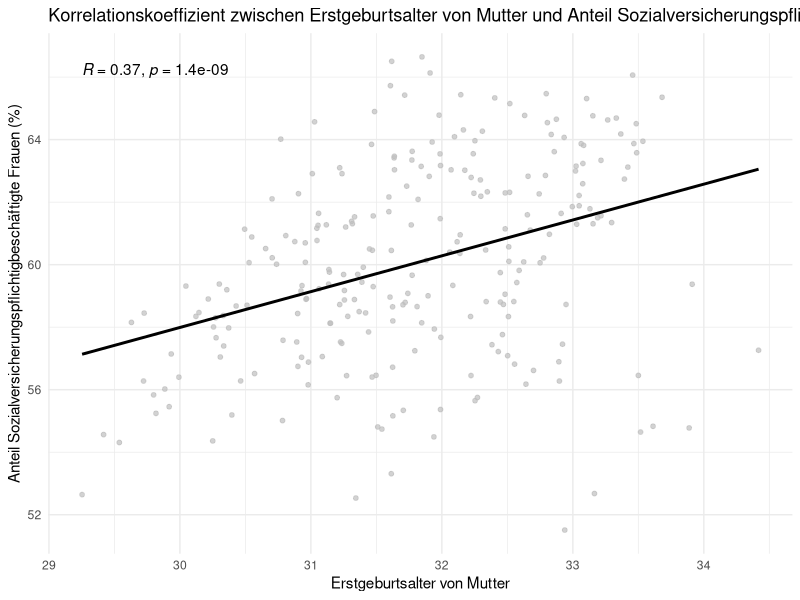
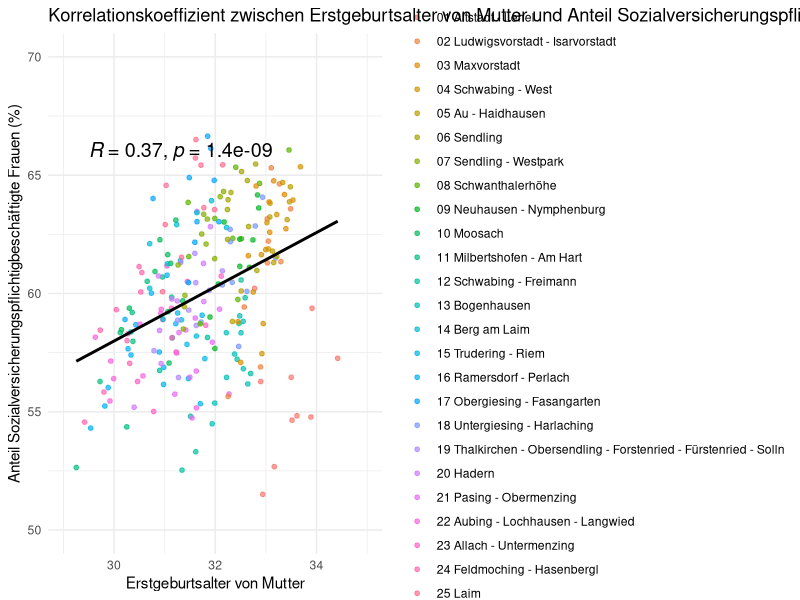
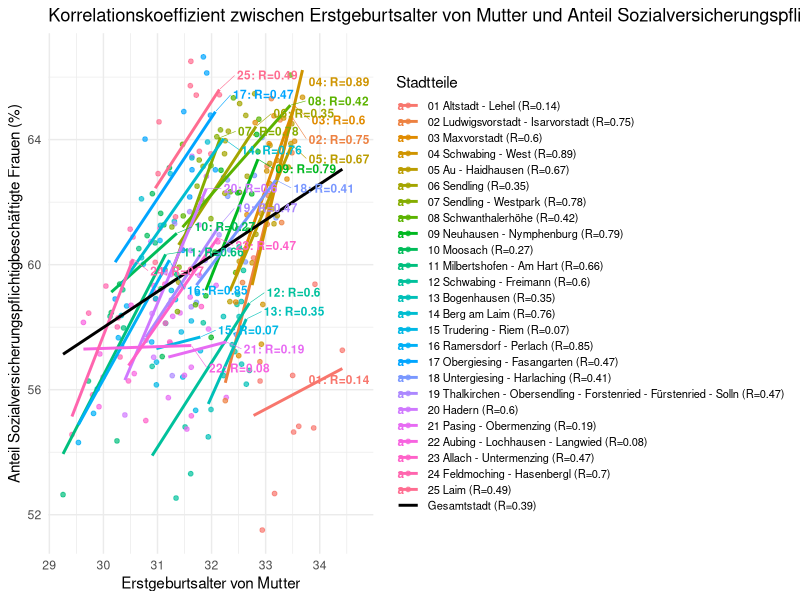

These figures' R source, in order:
library(readxl)
library(tidyverse)
library(ggpubr)

export_be <- read_excel("data/raw/export_be.xlsx")
be_sheet <- read_excel("data/raw/export_be.xlsx", sheet = "BEVÖLKERUNG")

export_ar <- read_excel("data/raw/export_ar.xlsx")
ar_sheet <- read_excel("data/raw/export_ar.xlsx", sheet = "ARBEITSMARKT")


all_districts_and_city <- be_sheet %>%
  filter(
    Indikator == "Durchschnittsalter Mütter erstgebärend",
    Ausprägung == "insgesamt"
  ) %>%
  mutate(
    mean_age = `Basiswert 1` / `Basiswert 2`
  )

Sozialversicherungspflichtig_Beschäftigte_anteil_frau <- ar_sheet %>%
  filter(
    Indikator == "Sozialversicherungspflichtig Beschäftigte - Anteil",
    Ausprägung == "weiblich"
  ) %>%
  mutate(
    anteil = 100 * `Basiswert 1` / `Basiswert 2`
  )


korrelations_daten <- inner_join(
  all_districts_and_city, 
  Sozialversicherungspflichtig_Beschäftigte_anteil_frau, 
  by = c("Raumbezug", "Jahr")
)

korrelations_daten_clean <- korrelations_daten %>%
  filter(Raumbezug != "Stadt München")

ggplot(korrelations_daten_clean, aes(x = mean_age, y = anteil)) +
  geom_point(size = 1.3, color = "grey", alpha = 0.7) +
  geom_smooth(method = "lm", color = "black", se = FALSE, linewidth = 1) +
  stat_cor(label.x.npc = "left", label.y.npc = "top") + 
  labs(
    title = "Korrelationskoeffizient zwischen Erstgeburtsalter von Mutter und Anteil Sozialversicherungspflichtigbeschäftigte Frauen(Spearman)",
    x = "Erstgeburtsalter von Mutter",
    y = "Anteil Sozialversicherungspflichtigbeschäftigte Frauen (%)"
  ) +
  theme_minimal()

#----------------------------------------------------------------------------------
library(ggplot2)
library(ggpubr)

ggplot(korrelations_daten_clean, aes(x = mean_age, y = anteil)) +
  geom_point(aes(color = Raumbezug), 
             size = 1.3,    
             alpha = 0.7) + 
  geom_smooth(method = "lm", color = "black", se = FALSE, linewidth = 1) +
  
  stat_cor(label.x = 29.5,  
           label.y = 66,    
           color = "black",
           size = 5) +      
  
  labs(
    title = "Korrelationskoeffizient zwischen Erstgeburtsalter von Mutter und Anteil Sozialversicherungspflichtigbeschäftigte Frauen(Spearman)",
    x = "Erstgeburtsalter von Mutter",
    y = "Anteil Sozialversicherungspflichtigbeschäftigte Frauen (%)",
    color = "Stadtteile" 
  ) +
  scale_x_continuous(limits = c(29, 35)) + 
  scale_y_continuous(limits = c(50, 70)) +
  guides(color = guide_legend(ncol = 1)) +
  theme_minimal()


#-----------------------------------------------------------------------
library(tidyverse)
library(ggpubr)
library(scales)
library(ggrepel)


district_stats <- korrelations_daten_clean %>%
  group_by(Raumbezug) %>%
  summarize(
    r_val = round(cor(mean_age, anteil, method = "spearman"), 2),
    max_x = max(mean_age),
    pos_y_line = predict(lm(anteil ~ mean_age), newdata = data.frame(mean_age = max(mean_age))),
    .groups = "drop"
  ) %>%
  mutate(
    legend_label = paste0(Raumbezug, " (R=", r_val, ")"),
    plot_label = paste0(substr(Raumbezug, 1, 2), ": R=", r_val)
  )

plot_data <- korrelations_daten_clean %>%
  inner_join(district_stats, by = "Raumbezug")


total_r <- round(cor(korrelations_daten_clean$mean_age, 
                     korrelations_daten_clean$anteil, 
                     method = "spearman"), 2)
total_label_clean <- paste0("Gesamtstadt (R=", total_r, ")")

sorted_districts <- sort(unique(district_stats$legend_label))

my_levels <- c(sorted_districts, total_label_clean)

plot_data$legend_label <- factor(plot_data$legend_label, levels = my_levels)

my_colors <- hue_pal()(length(sorted_districts))
names(my_colors) <- sorted_districts

all_colors <- c(my_colors, setNames("black", total_label_clean))

ggplot(plot_data, aes(x = mean_age, y = anteil)) +
  geom_point(aes(color = legend_label), size = 1.3, alpha = 0.7) +
  geom_smooth(aes(color = legend_label, group = legend_label), 
              method = "lm", se = FALSE, size = 1) +
  geom_smooth(aes(color = total_label_clean), 
              method = "lm", se = FALSE, size = 1) +
  geom_text_repel(
    data = district_stats,
    aes(x = max_x, y = pos_y_line, label = plot_label, color = legend_label),
    size = 3,
    fontface = "bold",
    hjust = 0,
    nudge_x = 0.3,     
    direction = "y",   
    segment.size = 0.2,
    max.overlaps = 50
  ) +
  scale_color_manual(values = all_colors, limits = my_levels) +
  labs(
    title = "Korrelationskoeffizient zwischen Erstgeburtsalter von Mutter und Anteil Sozialversicherungspflichtigbeschäftigte Frauen(Spearman) nach Stadtteile",
    x = "Erstgeburtsalter von Mutter",
    y = "Anteil Sozialversicherungspflichtigbeschäftigte Frauen (%)",
    color = "Stadtteile" 
  ) +
  guides(color = guide_legend(ncol = 1)) +
  theme_minimal() +
  theme(
    legend.position = "right",
    legend.text = element_text(size = 8),
    legend.key.height = unit(0.4, "cm")
  )

